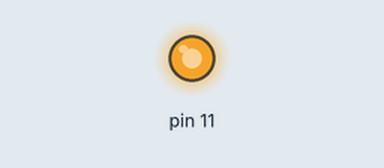
Bench run of a sketch on a simulated Arduino Uno, built with avr-gcc and run on an emulated ATmega328P. Shown: output pins drawn as LEDs (lit = HIGH). Random numbers use the default seed unless the sketch sets one.

Above: at 0.05 s.
At 9.66 s:
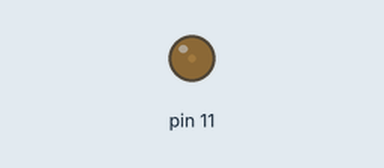
At 19.87 s:
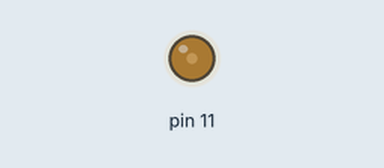
At 39.79 s:
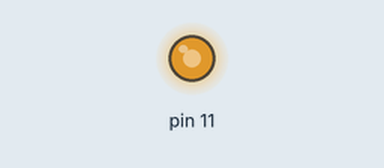
Timing chart, 0 to 40.0 s (numbered marks = the images above):
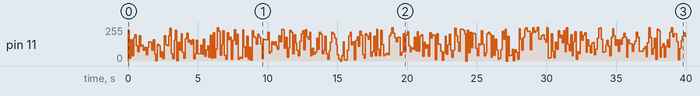

Measured:
- by itself, pin 11: 0/255 → 232/255 at 0.00 s, → 19/255 0.10 s later, → 158/255 0.10 s later, → 38/255 0.10 s later, … (398 changes in this stretch)

The sketch:

miganieDiodyAnalogRandom.ino
```cpp
void setup()
{
   pinMode(11, OUTPUT);
}

void loop()
{
   int jasnosc = random(255);
   analogWrite(11, jasnosc);
   delay(100);
}
```
